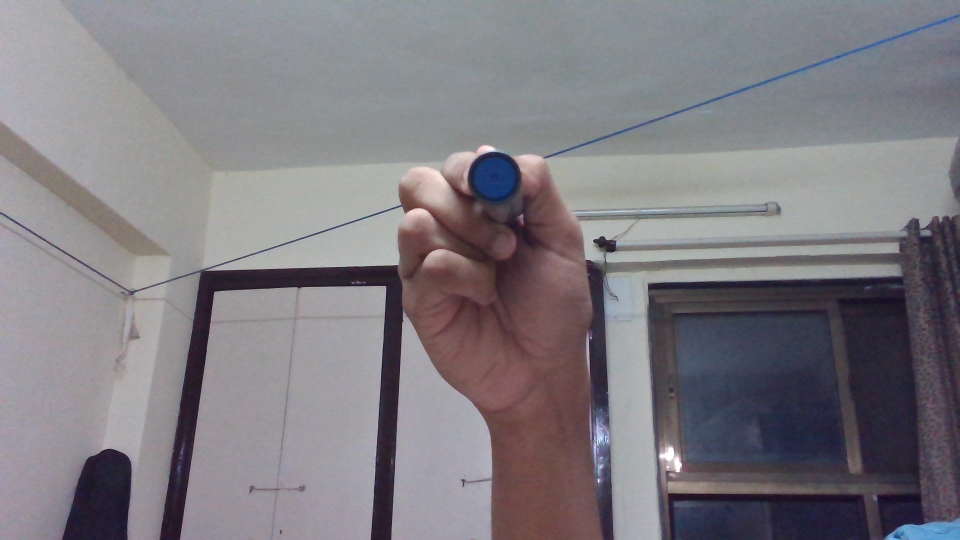
#> input picture 3_VirtualPen/Pen_Sample.jpg, 1920 x 1080 px, given in place of the camera (shown at 1/2 size)
$ python Virtual_Pen.py
#> lines starting #> are read from the running program, lines starting #| are printed output that depends on the picture; after the words box and inside, x2 and y2 are one past the last pixel; in counts of white or black regions, pixels touching at a corner belong together
import cv2
from collections import deque
import numpy as np
import sys
import time

# [70 lines of commented-out code are left out]

def write(lower_range, upper_range):
#> called with lower_range = (105, 150, 20), upper_range = (120, 255, 255)
    s = 0
    source = cv2.VideoCapture(s)
    if not source.isOpened():
        print('Cant open Camera')
        time.sleep(2)
        exit()

    win_name = 'Virtual_Board'
    cv2.namedWindow(win_name, cv2.WINDOW_NORMAL)

    #We’ll be drawing on a black board and then merge that board with the frame.
    # This is because we are getting a new frame on every iteration so we can’t draw on the actual frame.
    board = None
    x1, y1 = 0, 0

    while True:
        has_frame, frame = source.read()
#> frame is the input picture: shape (1080, 1920, 3); mean B, G, R 129.3, 123.4, 126.9
        if not has_frame:
            break

        frame = cv2.flip(frame, 1)
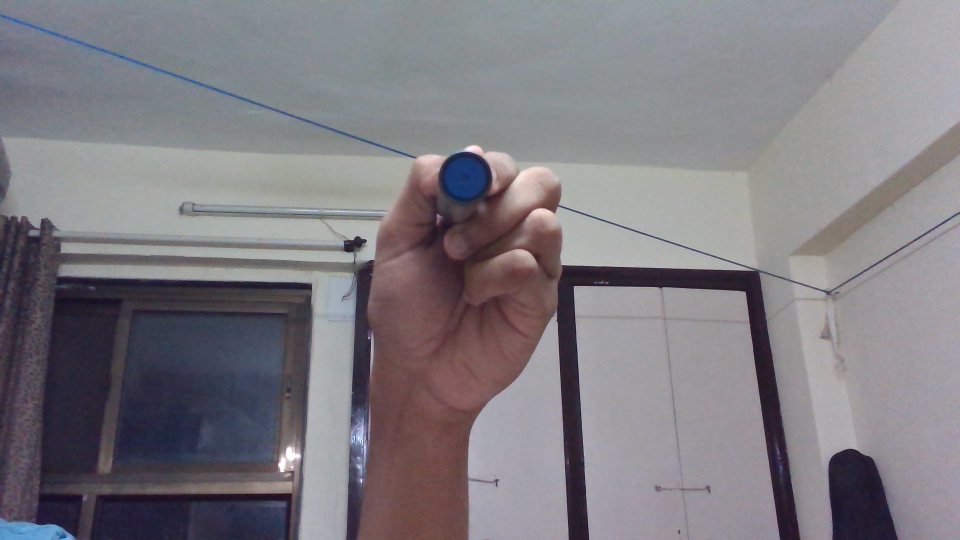
#> frame: shape (1080, 1920, 3) (shown at 1/2 size); mean B, G, R 129.3, 123.4, 126.9

        #initialise the board as a black image of the same size as that of the frame
        if board is None:
            board = np.zeros_like(frame)

        blurred = cv2.GaussianBlur(frame, (11, 11), 0)  #experiment with parameters
        hsv = cv2.cvtColor(blurred, cv2.COLOR_BGR2HSV)
#> hsv: shape (1080, 1920, 3); mean H, S, V 106.1, 31.5, 133.5

        mask = cv2.inRange(hsv, lower_range, upper_range)
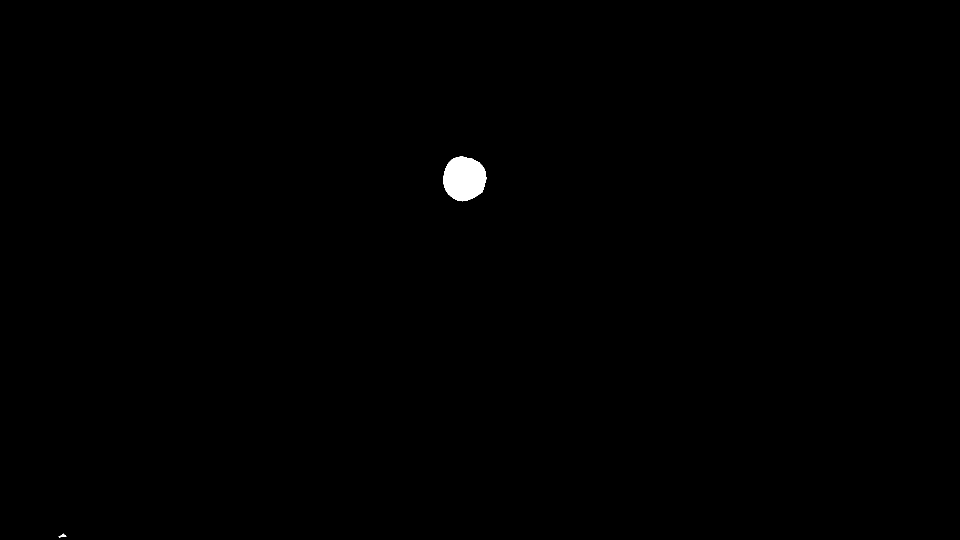
#> mask: shape (1080, 1920) (shown at 1/2 size); 0.29% white; 2 white regions, box (x1, y1, x2, y2) and area: (887, 312, 973, 403) 6014, (117, 1067, 133, 1076) 62

        #erosions remove white noise and dilations is used to enlarge the targeted object
        mask = cv2.erode(mask, None, iterations = 2)
#> mask: shape (1080, 1920); 0.26% white; 2 white regions (1 under 20 px), largest, box (x1, y1, x2, y2) and area: (889, 315, 971, 400) 5328
        mask = cv2.dilate(mask, None, iterations = 2)
#> mask: shape (1080, 1920); 0.29% white; 2 white regions

        #Find the contours
        cnts, retrieval = cv2.findContours(mask.copy(), cv2.RETR_EXTERNAL, cv2.CHAIN_APPROX_SIMPLE)
#> cnts = 2 contours, 1 with area under 20; largest, box (x1, y1, x2, y2) and area: (887, 313, 973, 402) 5884; retrieval = [[1, -1, -1, -1], [-1, 0, -1, -1]]

        #check if at least one contour is present
        if len(cnts) > 0:
            #choose the contour with the largest area
            c = max(cnts, key = cv2.contourArea)
#> c = contour of 136 points, box (x1, y1, x2, y2) (887, 313, 973, 402), area 5884

            ((x2,y2), radius) = cv2.minEnclosingCircle(c)
#> x2 = 927.6; y2 = 356.8; radius = 45.45

            if radius > 7:
                #when we write for the first time when the pen dissappear while writing, the previous coordinate points will be unsaved
                #if previous points are unsaved, save them with the current coordinate points
                if x1 == 0 and y1 == 0:
                    x1, y1 = x2, y2
#> x1 = 927.6; y1 = 356.8
                else:
                    #join the current point and the previous point to draw a line
                    board = cv2.line(board, (int(x1), int(y1)), (int(x2), int(y2)), (0, 0, 255), 4)
                #After drawing the line the current point become the previous point
                x1, y1 = x2, y2
            else:
                x1, y1 = 0, 0

        #The next 4 lines are for smoother drawing
        ret , mask = cv2.threshold(cv2.cvtColor(board, cv2.COLOR_BGR2GRAY), 20, 255, cv2.THRESH_BINARY)
#> board: shape (1080, 1920, 3); every value is 0
        foreground = cv2.bitwise_and(board, board, mask = mask)
        background = cv2.bitwise_and(frame, frame, mask = cv2.bitwise_not(mask))
#> mask: shape (1080, 1920); every value is 0
        frame = cv2.add(foreground,background)

        # frame = cv2.add(frame, board)
        frame = cv2.putText(frame, 'Press C to clear', (5, 50), cv2.FONT_HERSHEY_SIMPLEX, 0.5, (0, 0, 255))
#> frame: shape (1080, 1920, 3); 0.01% of pixels changed, all inside (x1, y1, x2, y2) = (7, 40, 137, 51)
        cv2.imshow(win_name, frame)

        # stacked = np.hstack((board, frame))
        # cv2.imshow(win_name, stacked)


        key = cv2.waitKey(1) & 0xFF
#> (key Esc is pressed here)
        if key == 27:
            break
        if key == ord('c'):
            board = None

    source.release()
    cv2.destroyAllWindows()

if __name__ == '__main__':
    #uncomment the color range detector to find the color range
    # lower_range, upper_range = color_range_detector()
    write(lower_range = (105, 150, 20), upper_range = (120, 255, 255))
